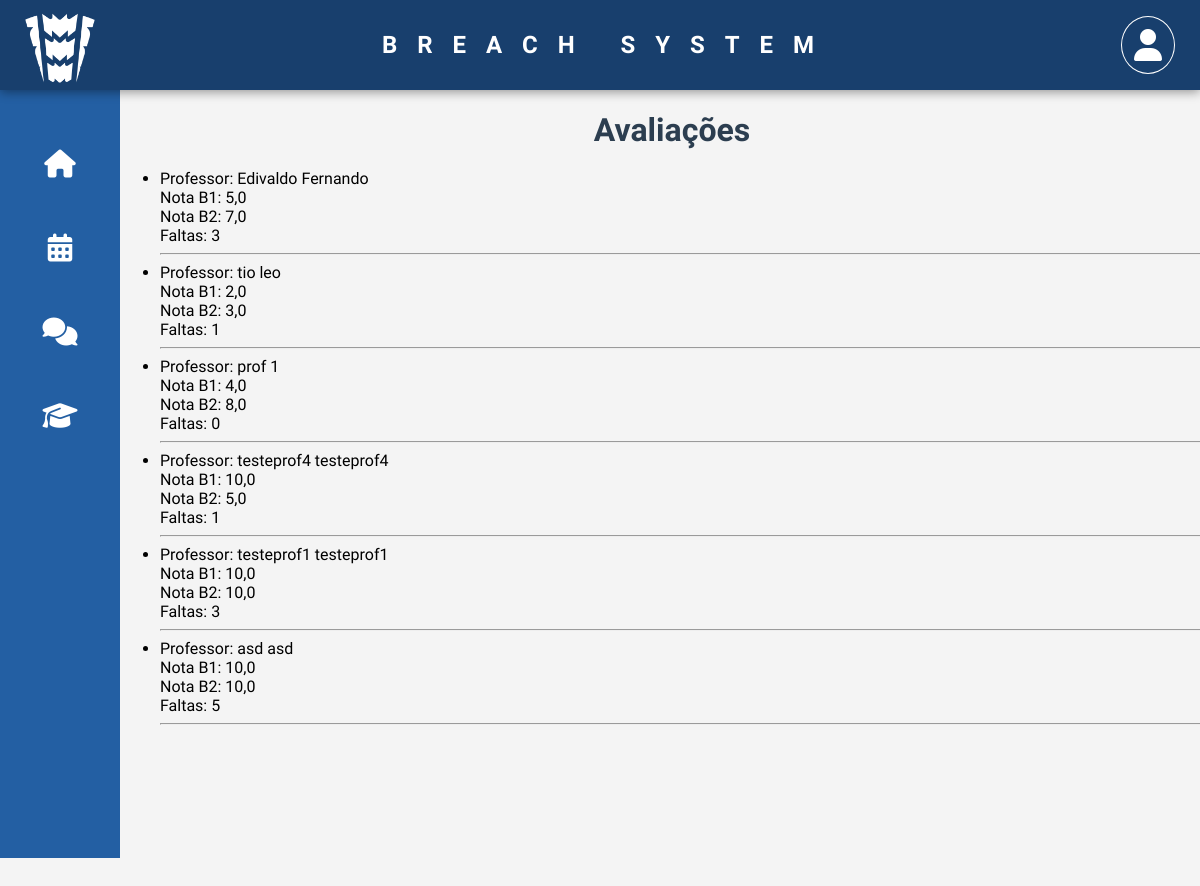
Screenshot of /avaliacoes/consulta/ (signed in) with the database file from the repository.
### alunos/models.py (models this page shows, shortened)
class Avaliacao(models.Model):
    aluno = models.ForeignKey(Aluno, on_delete=models.CASCADE)
    professor = models.ForeignKey(Professor, on_delete=models.CASCADE)
    nota_b1 = models.FloatField()
    nota_b2 = models.FloatField()
    faltas = models.PositiveIntegerField(default=0)
    STATUS_CHOICES = [
        ('Aprovado', 'Aprovado'),
        ('Reprovado', 'Reprovado'),
    ]
    status = models.CharField(max_length=20, choices=STATUS_CHOICES, blank=True)

class Professor(models.Model):
    user = models.OneToOneField(User, on_delete=models.CASCADE)

### alunos/views.py (the view)
# urls.py: path('avaliacoes/consulta/', views.consulta_avaliacoes, name='consulta_avaliacoes'),
@login_required
def consulta_avaliacoes(request):
    try:
        aluno = Aluno.objects.get(user=request.user)
        avaliacoes = Avaliacao.objects.filter(aluno=aluno)
        return render(request, 'alunos/consulta_avaliacoes.html', {'avaliacoes': avaliacoes})
    except Aluno.DoesNotExist:
        messages.error(request, 'Aluno não encontrado')
        return render(request, 'error.html', {'message': 'Aluno não encontrado'})

### alunos/templates/alunos/consulta_avaliacoes.html
{% extends 'base.html' %}
{% block content %}
  <h1>Avaliações</h1>
  {% if avaliacoes %}
    <ul>
      {% for avaliacao in avaliacoes %}
        <li>
          Professor: {{ avaliacao.professor.user.get_full_name }}<br>
          Nota B1: {{ avaliacao.nota_b1 }}<br>
          Nota B2: {{ avaliacao.nota_b2 }}<br>
          Faltas: {{ avaliacao.faltas }}
        </li>
        <hr>
      {% endfor %}
    </ul>
  {% else %}
    <p>Você ainda não possui avaliações cadastradas.</p>
  {% endif %}
{% endblock %}

### alunos/static/css/style.css (style rules this page uses)
h1, h2 { color: #2c3e50; margin-bottom: 20px; text-align: center; }

### rows the page displays
Avaliacao: professor.user.get_full_name "Edivaldo Fernando", nota_b1 "5,0", nota_b2 "7,0", faltas "3"
Avaliacao: professor.user.get_full_name "tio leo", nota_b1 "2,0", nota_b2 "3,0", faltas "1"
Avaliacao: professor.user.get_full_name "prof 1", nota_b1 "4,0", nota_b2 "8,0", faltas "0"
Avaliacao: professor.user.get_full_name "testeprof4 testeprof4", nota_b1 "10,0", nota_b2 "5,0", faltas "1"
Avaliacao: professor.user.get_full_name "testeprof1 testeprof1", nota_b1 "10,0", nota_b2 "10,0", faltas "3"
Avaliacao: professor.user.get_full_name "asd asd", nota_b1 "10,0", nota_b2 "10,0", faltas "5"
